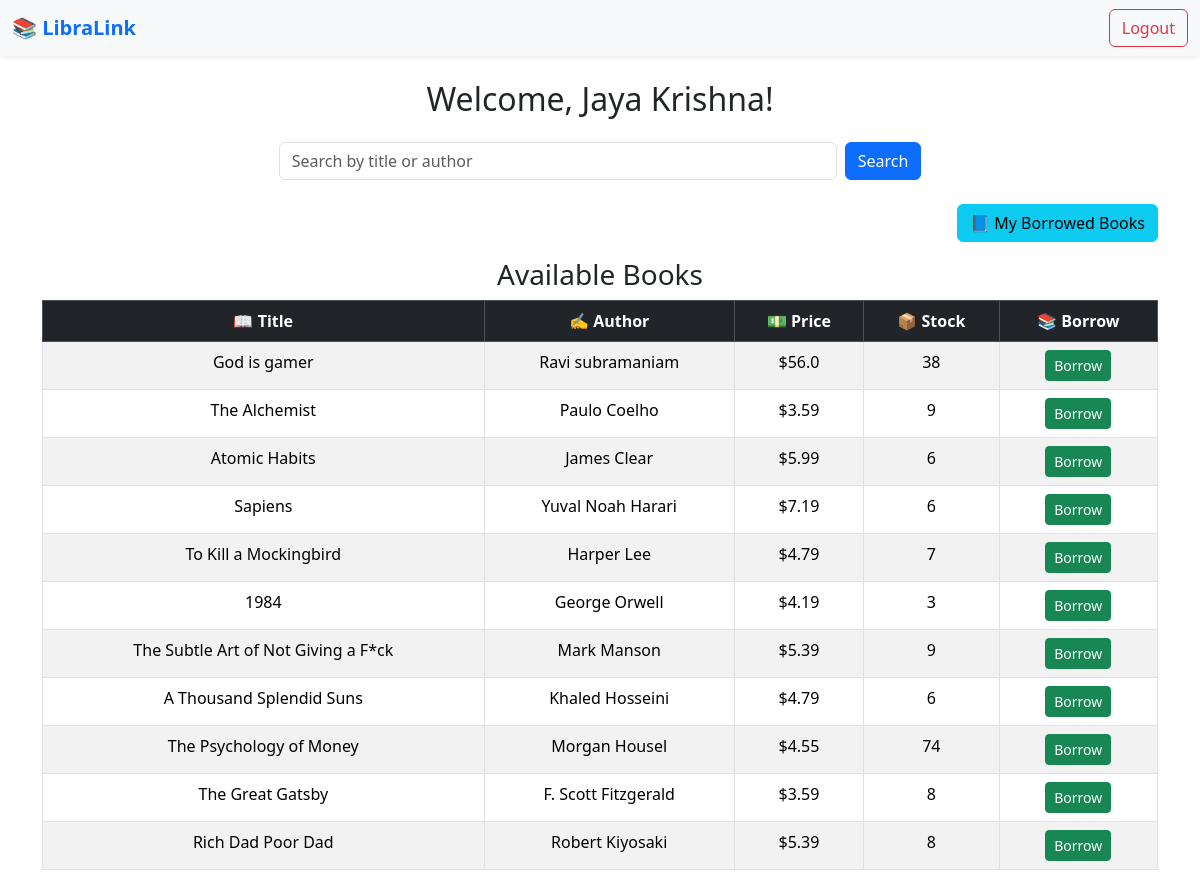
Screenshot of /user/home (signed in) with the database file from the repository.
### tables this page shows
CREATE TABLE books(book_id integer primary key autoincrement,
    book_title text not null,
    author text not null,
    price float not null,
    stock integer not null);

### app.py (the view)
@app.route("/user/home")
def user_home():
    if "user_id" not in session:
        return redirect(url_for("user_login"))
    user_id = session["user_id"]
    user_name = session.get("user_name", "User")
    query = request.args.get("query")
    conn = get_connection()
    cursor = conn.cursor()
    if query:
        cursor.execute("""
            SELECT * FROM books
            WHERE book_title LIKE ? OR author LIKE ?
        """, (f'%{query}%', f'%{query}%'))
    else:
        cursor.execute("SELECT * FROM books")
    books = cursor.fetchall()
    conn.close()
    return render_template("user_home.html", books=books, user_name=user_name)

### app.py (called while the page is built)
def get_connection():
    return sqlite3.connect("library.db")

### templates/user_home.html (shortened to what this page needs)
{% extends "base.html" %}
{% block content %}
<h2 class="text-center mb-4">Welcome, {{ user_name }}!</h2>
<form method="GET" action="{{ url_for('user_home') }}" class="d-flex justify-content-center mb-4">
    <input type="text" name="query" placeholder="Search by title or author" class="form-control w-50 me-2">
    <button type="submit" class="btn btn-primary">Search</button>
</form>
<div class="d-flex justify-content-end mb-3">
    <a href="{{ url_for('view_borrowed_books') }}" class="btn btn-info">📘 My Borrowed Books</a>
</div>
<h3 class="text-center">Available Books</h3>
<div class="table-responsive">
    <table class="table table-bordered table-striped text-center">
        <thead class="table-dark">
            <tr>
                <th>📖 Title</th>
                <th>✍️ Author</th>
                <th>💵 Price</th>
                <th>📦 Stock</th>
                <th>📚 Borrow</th>
            </tr>
        </thead>
        <tbody>
            {% for book in books %}
            <tr>
                <td>{{ book[1] }}</td>
                <td>{{ book[2] }}</td>
                <td>${{ book[3] }}</td>
                <td>
                    {% if book[4] > 0 %}
                        {{ book[4] }}
                    {% else %}
                        <span class="text-danger fw-bold">Out of Stock</span>
                    {% endif %}
                </td>
                <td>
                    {% if book[4] > 0 %}
                        <form method="POST" action="/user/borrow/{{ book[0] }}">
                            <button class="btn btn-success btn-sm" type="submit">Borrow</button>
                        </form>
                    {% else %}
                        <button class="btn btn-secondary btn-sm" disabled>Unavailable</button>
                    {% endif %}
                </td>
            </tr>
            {% endfor %}
        </tbody>
    </table>
</div>
{% endblock %}

### rows the page displays
books: book_title "God is gamer", author "Ravi subramaniam", price "56.0", stock "38"
books: book_title "The Alchemist", author "Paulo Coelho", price "3.59", stock "9"
books: book_title "Atomic Habits", author "James Clear", price "5.99", stock "6"
books: book_title "Sapiens", author "Yuval Noah Harari", price "7.19", stock "6"
books: book_title "To Kill a Mockingbird", author "Harper Lee", price "4.79", stock "7"
books: book_title "1984", author "George Orwell", price "4.19", stock "3"
books: book_title "The Subtle Art of Not Giving a F*ck", author "Mark Manson", price "5.39", stock "9"
books: book_title "A Thousand Splendid Suns", author "Khaled Hosseini", price "4.79", stock "6"
books: book_title "The Psychology of Money", author "Morgan Housel", price "4.55", stock "74"
books: book_title "The Great Gatsby", author "F. Scott Fitzgerald", price "3.59", stock "8"
books: book_title "Rich Dad Poor Dad", author "Robert Kiyosaki", price "5.39", stock "8"

### other values shown
{{ user_name }} "Jaya Krishna"
